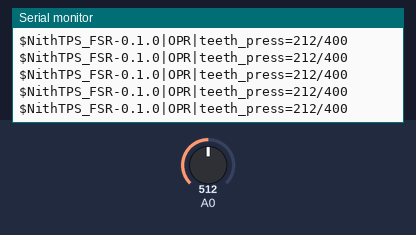
Bench run of a sketch on a simulated Arduino Uno, built with avr-gcc and run on an emulated ATmega328P. Parts: the last lines printed to the serial monitor. The test bench sets the inputs (shaded band); at power-on: A0 = 512.

Above: at 4.2 s.
4.3 s: A0 set to 410
At 4.8 s:
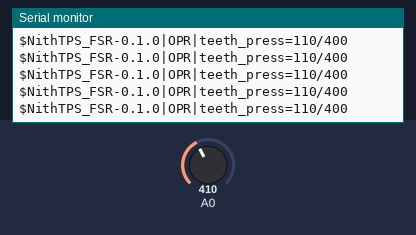
7.3 s: A0 set to 386
At 8.3 s:
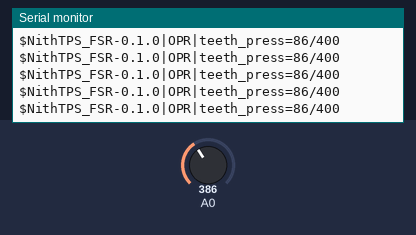
Timing chart, 0 to 10.3 s (numbered marks = the images above; inputs shaded):
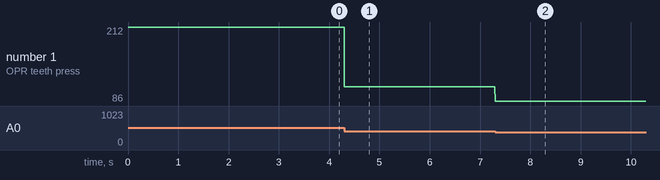

Measured:
- after the input at 4.3 s, the serial monitor: prints a new line at once (image 1)
- after the input at 7.3 s, the serial monitor: prints a new line at once (image 2)
- plotted number 1: 212 → 110 after the input at 4.3 s, 110 → 86 after the input at 7.3 s

The sketch:

NithTPS_2kgTPS-v0.1.0.ino
```cpp
/* Definition of constants */
#define SAMPLING_DELAY_MS (5)
#define SENSOR_NAME ("NithTPS_FSR-0.1.0")
#define MAX 400
#define DEADZONE 300

void setup() {
  // initialize serial communication at 9600 bits per second:
  Serial.begin(115200);
}

void loop() {

  int sensorValue = analogRead(A0); // read the input on analog pin 0
  float voltage = sensorValue - DEADZONE;
  if(voltage < 0){
    voltage = 0;
  }
  if(voltage > MAX){
    voltage = MAX;
  }

  /* Print output line */
  /* =============================================== */

  /* Line start character */
  Serial.print("$");

  /* Sensor name and version */
  Serial.print(SENSOR_NAME);
  Serial.print("|");

  /* Status line */
  Serial.print("OPR");
  Serial.print("|");

  /* Values */
  Serial.print("teeth_press=");
  Serial.print(voltage, 0);
  Serial.print("/");
  Serial.println(MAX);
  delay(SAMPLING_DELAY_MS);
}
```
